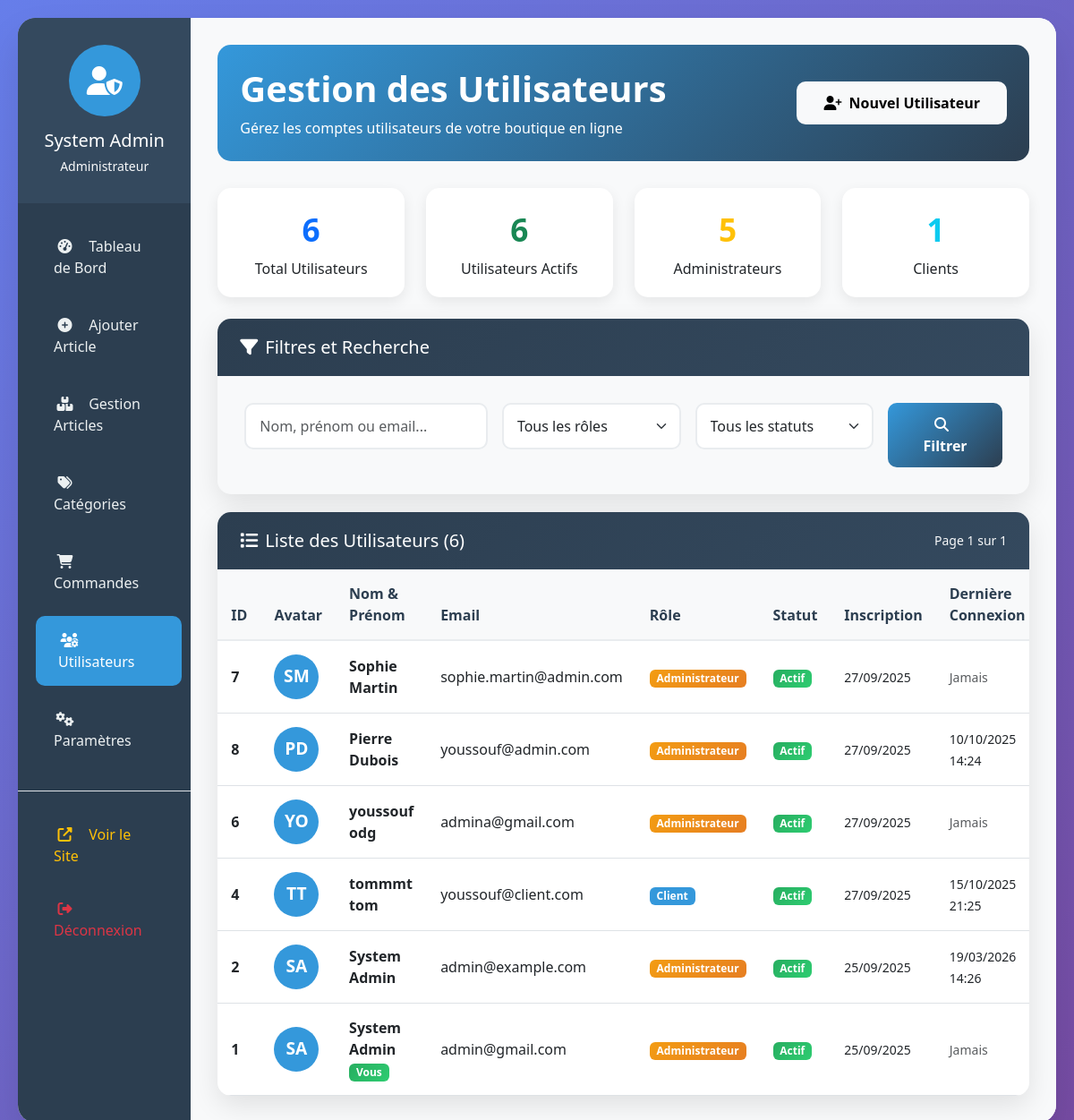
The page /admin/gestion_utilisateurs.php (signed in) on the database its author committed.
### tables this page shows
CREATE TABLE IF NOT EXISTS `utilisateurs` (
  `id` int NOT NULL AUTO_INCREMENT,
  `nom` varchar(100) NOT NULL,
  `prenom` varchar(100) NOT NULL,
  `email` varchar(255) NOT NULL,
  `mot_de_passe` varchar(255) NOT NULL,
  `role` enum('client','admin') DEFAULT 'client',
  `est_actif` tinyint(1) DEFAULT '1',
  `date_inscription` datetime DEFAULT CURRENT_TIMESTAMP,
  `derniere_connexion` datetime DEFAULT NULL,
  PRIMARY KEY (`id`),
  UNIQUE KEY `email` (`email`),
  KEY `idx_email` (`email`),
  KEY `idx_role` (`role`)
);

### admin/gestion_utilisateurs.php (the view, shortened to what this page needs)
<?php
require_once 'config.php';
$search = $_GET['search'] ?? '';
$page = $_GET['page'] ?? 1;
$limit = 20;
$offset = ($page - 1) * $limit;
$params = [];
$whereClause = '';
$countSql = "SELECT COUNT(*) as total FROM utilisateurs u $whereClause";
$stmt = $pdo->prepare($countSql);
$stmt->execute($params);
$totalUtilisateurs = $stmt->fetch(PDO::FETCH_ASSOC)['total'];
$totalPages = ceil($totalUtilisateurs / $limit);
$sql = "SELECT u.*
        FROM utilisateurs u
        $whereClause
        ORDER BY u.date_inscription DESC
        LIMIT $limit OFFSET $offset";
$stmt = $pdo->prepare($sql);
$stmt->execute($params);
$utilisateurs = $stmt->fetchAll(PDO::FETCH_ASSOC);
?>
<!DOCTYPE html>
<html lang="fr">
<head>
    <link href="https://cdn.jsdelivr.net/npm/bootstrap@5.3.0/dist/css/bootstrap.min.css" rel="stylesheet">
    <link rel="stylesheet" href="https://cdnjs.cloudflare.com/ajax/libs/font-awesome/6.4.0/css/all.min.css">
</head>
<body>
    <div class="admin-container">
        <div class="row g-0">
            <div class="col-lg-2 sidebar">
                <div class="sidebar-header">
                    <div class="user-avatar">
                        <i class="fas fa-user-shield"></i>
                    </div>
                    <h5 class="mb-1"><?= htmlspecialchars(($_SESSION['user_prenom'] ?? '') . ' ' . ($_SESSION['user_nom'] ?? 'Administrateur')) ?></h5>
                    <small class="text-light">Administrateur</small>
                </div>
                <nav class="nav flex-column pt-3">
                    <a class="nav-link" href="index.php">
                        <i class="fas fa-tachometer-alt"></i> Tableau de Bord
                    </a>
                    <a class="nav-link" href="ajouter_article.php">
                        <i class="fas fa-plus-circle"></i> Ajouter Article
                    </a>
                    <a class="nav-link" href="liste_articles.php">
                        <i class="fas fa-boxes"></i> Gestion Articles
                    </a>
                    <a class="nav-link" href="gestion_categories.php">
                        <i class="fas fa-tags"></i> Catégories
                    </a>
                    <a class="nav-link " href="gestion_commande.php">
                        <i class="fas fa-shopping-cart"></i> Commandes
                    </a>
                    <a class="nav-link active" href="gestion_utilisateurs.php">
                        <i class="fas fa-users-cog"></i> Utilisateurs
                    </a>
                    <a class="nav-link" href="parametres.php">
                        <i class="fas fa-cogs"></i> Paramètres
                    </a>
                    <div class="mt-4 pt-3 border-top">
                        <a class="nav-link text-warning" href="../index.php" target="_blank">
                            <i class="fas fa-external-link-alt"></i> Voir le Site
                        </a>
                        <a class="nav-link text-danger" href="logout.php">
                            <i class="fas fa-sign-out-alt"></i> Déconnexion
                        </a>
                    </div>
                </nav>
            </div>
            <div class="col-lg-10 main-content">
                <div class="welcome-card">
                    <div class="row align-items-center">
                        <div class="col-md-8">
                            <h1 class="display-6 fw-bold mb-2">Gestion des Utilisateurs</h1>
                            <p class="mb-0">Gérez les comptes utilisateurs de votre boutique en ligne</p>
                        </div>
                        <div class="col-md-4 text-end">
                            <a href="ajouter_utilisateur.php" class="btn btn-light btn-custom">
                                <i class="fas fa-user-plus me-2"></i>Nouvel Utilisateur
                            </a>
                        </div>
                    </div>
                </div>
                <div class="row mb-4">
                    <div class="col-md-3">
                        <div class="stats-card bg-white">
                            <div class="stats-number text-primary"><?= $totalUtilisateurs ?></div>
                            <div>Total Utilisateurs</div>
                        </div>
                    </div>
                    <div class="col-md-3">
                        <div class="stats-card bg-white">
                            <div class="stats-number text-success">
                                <?php
                                $stmt = $pdo->query("SELECT COUNT(*) as count FROM utilisateurs WHERE est_actif = 1");
                                echo $stmt->fetch(PDO::FETCH_ASSOC)['count'];
                                ?>
                            </div>
                            <div>Utilisateurs Actifs</div>
                        </div>
                    </div>
                    <div class="col-md-3">
                        <div class="stats-card bg-white">
                            <div class="stats-number text-warning">
                                <?php
                                $stmt = $pdo->query("SELECT COUNT(*) as count FROM utilisateurs WHERE role = 'admin'");
                                echo $stmt->fetch(PDO::FETCH_ASSOC)['count'];
                                ?>
                            </div>
                            <div>Administrateurs</div>
                        </div>
                    </div>
                    <div class="col-md-3">
                        <div class="stats-card bg-white">
                            <div class="stats-number text-info">
                                <?php
                                $stmt = $pdo->query("SELECT COUNT(*) as count FROM utilisateurs WHERE role = 'client'");
                                echo $stmt->fetch(PDO::FETCH_ASSOC)['count'];
                                ?>
                            </div>
                            <div>Clients</div>
                        </div>
                    </div>
                </div>
                <div class="form-card">
                    <div class="card-header">
                        <h5 class="mb-0"><i class="fas fa-filter me-2"></i>Filtres et Recherche</h5>
                    </div>
                    <div class="card-body">
                        <form method="GET" class="row g-3">
                            <div class="col-md-4">
                                <input type="text" class="form-control" name="search" placeholder="Nom, prénom ou email..." value="<?= htmlspecialchars($search) ?>">
                            </div>
                            <div class="col-md-3">
                                <select class="form-select" name="role">
                                    <option value="">Tous les rôles</option>
                                </select>
                            </div>
                            <div class="col-md-3">
                                <select class="form-select" name="statut">
                                    <option value="">Tous les statuts</option>
                                </select>
                            </div>
                            <div class="col-md-2">
                                <button type="submit" class="btn btn-primary-custom btn-custom w-100">
                                    <i class="fas fa-search me-2"></i>Filtrer
                                </button>
                            </div>
                        </form>
                    </div>
                </div>
                <div class="table-card">
                    <div class="card-header d-flex justify-content-between align-items-center">
                        <h5 class="mb-0"><i class="fas fa-list me-2"></i>Liste des Utilisateurs (<?= $totalUtilisateurs ?>)</h5>
                        <small class="text-light">Page <?= $page ?> sur <?= $totalPages ?></small>
                    </div>
                    <div class="card-body p-0">
                        <div class="table-responsive">
                            <table class="table table-hover mb-0">
                                <thead>
                                    <tr>
                                        <th>ID</th>
                                        <th>Avatar</th>
                                        <th>Nom & Prénom</th>
                                        <th>Email</th>
                                        <th>Rôle</th>
                                        <th>Statut</th>
                                        <th>Inscription</th>
                                        <th>Dernière Connexion</th>
                                    </tr>
                                </thead>
                                <tbody>
                                    <?php if (empty($utilisateurs)): ?>
                                        <tr>
                                            <td colspan="9" class="text-center py-5">
                                                <i class="fas fa-users fa-3x text-muted mb-3"></i>
                                                <h5 class="text-muted">Aucun utilisateur trouvé</h5>
                                                <p class="text-muted">Essayez de modifier vos critères de recherche</p>
                                            </td>
                                        </tr>
                                    <?php else: ?>
                                        <?php foreach ($utilisateurs as $utilisateur): ?>
                                            <tr>
                                                <td><strong><?= $utilisateur['id'] ?></strong></td>
                                                <td>
                                                    <div class="user-avatar-small">
                                                        <?= strtoupper(substr($utilisateur['prenom'], 0, 1) . substr($utilisateur['nom'], 0, 1)) ?>
                                                    </div>
                                                </td>
                                                <td>
                                                    <strong><?= htmlspecialchars($utilisateur['prenom'] . ' ' . $utilisateur['nom']) ?></strong>
                                                <?php if ($utilisateur['id'] == $_SESSION['user_id']): ?>
                                                    <span class="badge badge-success">Vous</span>
                                                <?php endif; ?>
                                                </td>
                                                <td><?= htmlspecialchars($utilisateur['email']) ?></td>
                                                <td>
                                                    <span class="badge <?= $utilisateur['role'] === 'admin' ? 'badge-admin' : 'badge-client' ?>">
                                                        <?= $utilisateur['role'] === 'admin' ? 'Administrateur' : 'Client' ?>
                                                    </span>
                                                </td>
                                                <td>
                                                    <?php if (!$utilisateur['est_actif']): ?>
                                                        <span class="badge badge-inactive">Inactif</span>
                                                    <?php else: ?>
                                                        <span class="badge badge-success">Actif</span>
                                                    <?php endif; ?>
                                                </td>
                                                <td>
                                                    <small><?= date('d/m/Y', strtotime($utilisateur['date_inscription'])) ?></small>
                                                </td>
                                                <td>
                                                    <?php if ($utilisateur['derniere_connexion']): ?>
                                                        <small><?= date('d/m/Y H:i', strtotime($utilisateur['derniere_connexion'])) ?></small>
                                                    <?php else: ?>
                                                        <small class="text-muted">Jamais</small>
                                                    <?php endif; ?>
                                                </td>
                                            </tr>
                                        <?php endforeach; ?>
                                    <?php endif; ?>
                                </tbody>
                            </table>
                        </div>
                    </div>
                </div>
            </div>
        </div>
    </div>
</body>
</html>

### admin/gestion_utilisateurs.php (style rules this page uses)
:root { --primary: #2c3e50; --secondary: #34495e; --success: #27ae60; --warning: #f39c12; --danger: #e74c3c; --info: #3498db; }
body { background: linear-gradient(135deg, #667eea 0%, #764ba2 100%); min-height: 100vh; font-family: 'Segoe UI', Tahoma, Geneva, Verdana, sans-serif; }
.admin-container { background: rgba(255, 255, 255, 0.95); backdrop-filter: blur(10px); border-radius: 20px; box-shadow: 0 20px 40px rgba(0,0,0,0.1); margin: 20px; overflow: hidden; }
.sidebar { background: var(--primary); color: white; min-height: 100vh; padding: 0; }
.sidebar-header { background: var(--secondary); padding: 30px 20px; text-align: center; }
.user-avatar { width: 80px; height: 80px; border-radius: 50%; background: var(--info); display: flex; align-items: center; justify-content: center; margin: 0 auto 15px; font-size: 2rem; }
.sidebar .nav-link { color: #ecf0f1; padding: 15px 25px; margin: 5px 15px; border-radius: 10px; transition: all 0.3s; font-weight: 500; }
.sidebar .nav-link:hover, .sidebar .nav-link.active { background: var(--info); color: white; transform: translateX(5px); }
.sidebar .nav-link i { width: 25px; text-align: center; margin-right: 10px; }
.main-content { padding: 30px; background: #f8f9fa; }
.welcome-card { background: linear-gradient(135deg, var(--info), var(--primary)); color: white; border-radius: 15px; padding: 25px; margin-bottom: 30px; }
.form-card { border: none; border-radius: 15px; box-shadow: 0 10px 30px rgba(0,0,0,0.1); margin-bottom: 20px; overflow: hidden; }
.form-card .card-header { background: linear-gradient(135deg, var(--primary), var(--secondary)); color: white; padding: 20px 25px; border-bottom: none; }
.form-card .card-body { padding: 30px; }
.form-control, .form-select { border: 2px solid #e9ecef; border-radius: 10px; padding: 12px 15px; transition: all 0.3s; }
.btn-custom { border-radius: 10px; padding: 12px 30px; font-weight: 600; transition: all 0.3s; border: none; }
.btn-primary-custom { background: linear-gradient(135deg, var(--info), var(--primary)); color: white; }
.stats-card { text-align: center; padding: 20px; border-radius: 15px; box-shadow: 0 5px 15px rgba(0,0,0,0.08); transition: all 0.3s; border: none; }
.stats-number { font-size: 2.2rem; font-weight: bold; margin-bottom: 5px; }
.table-card { border: none; border-radius: 15px; box-shadow: 0 10px 30px rgba(0,0,0,0.1); overflow: hidden; }
.table-card .card-header { background: linear-gradient(135deg, var(--primary), var(--secondary)); color: white; padding: 20px 25px; border-bottom: none; }
.table-responsive { border-radius: 0 0 15px 15px; }
.table th { background-color: #f8f9fa; border-bottom: 2px solid #e9ecef; font-weight: 600; color: var(--primary); padding: 15px; }
.table td { padding: 15px; vertical-align: middle; }
.badge-admin { background: linear-gradient(135deg, var(--warning), #e67e22); color: white; }
.badge-client { background: linear-gradient(135deg, var(--info), #3498db); color: white; }
.badge-success { background: linear-gradient(135deg, var(--success), #2ecc71); }
.user-avatar-small { width: 50px; height: 50px; border-radius: 50%; background: var(--info); display: flex; align-items: center; justify-content: center; color: white; font-weight: bold; font-size: 1.2rem; }

### rows shown on the page
utilisateurs: id "7", prenom+nom "SM", prenom+nom "Sophie Martin", email "sophie.martin@admin.com", role "Administrateur", est_actif "Actif", date_inscription "27/09/2025", shows "Jamais"
utilisateurs: id "8", prenom+nom "PD", prenom+nom "Pierre Dubois", email "youssouf@admin.com", role "Administrateur", est_actif "Actif", date_inscription "27/09/2025", derniere_connexion "10/10/2025 14:24"
utilisateurs: id "6", prenom+nom "YO", prenom+nom "youssouf odg", email "admina@gmail.com", role "Administrateur", est_actif "Actif", date_inscription "27/09/2025", shows "Jamais"
utilisateurs: id "4", prenom+nom "TT", prenom+nom "tommmt tom", email "youssouf@client.com", role "Client", est_actif "Actif", date_inscription "27/09/2025", derniere_connexion "15/10/2025 21:25"
utilisateurs: id "2", prenom+nom "SA", prenom+nom "System Admin", email "admin@example.com", role "Administrateur", est_actif "Actif", date_inscription "25/09/2025", derniere_connexion "19/03/2026 14:26"
utilisateurs: id "1", prenom+nom "SA", prenom+nom "System Admin", shows "Vous", email "admin@gmail.com", role "Administrateur", est_actif "Actif", date_inscription "25/09/2025", shows "Jamais"

### other values the page prints
$totalUtilisateurs "6"
$stmt->fetch(PDO::FETCH_ASSOC)['count'] "6"
$stmt->fetch(PDO::FETCH_ASSOC)['count'] "5"
$stmt->fetch(PDO::FETCH_ASSOC)['count'] "1"
$page "1"
$totalPages "1"
